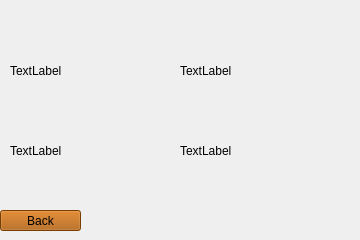
    <widget class="QWidget" name="page_7">
     <widget class="QLabel" name="curr_gbp">
      <property name="geometry">
       <rect>
        <x>10</x>
        <y>60</y>
        <width>171</width>
        <height>21</height>
       </rect>
      </property>
      <property name="styleSheet">
       <string notr="true">color: rgb(0, 0, 0);

font: 700 9pt &quot;Segoe UI&quot;;</string>
      </property>
      <property name="text">
       <string>TextLabel</string>
      </property>
     </widget>
     <widget class="QLabel" name="curr_sek">
      <property name="geometry">
       <rect>
        <x>10</x>
        <y>140</y>
        <width>171</width>
        <height>21</height>
       </rect>
      </property>
      <property name="styleSheet">
       <string notr="true">color: rgb(0, 0, 0);

font: 700 9pt &quot;Segoe UI&quot;;</string>
      </property>
      <property name="text">
       <string>TextLabel</string>
      </property>
     </widget>
     <widget class="QLabel" name="curr_nok">
      <property name="geometry">
       <rect>
        <x>180</x>
        <y>140</y>
        <width>171</width>
        <height>21</height>
       </rect>
      </property>
      <property name="styleSheet">
       <string notr="true">color: rgb(0, 0, 0);

font: 700 9pt &quot;Segoe UI&quot;;</string>
      </property>
      <property name="text">
       <string>TextLabel</string>
      </property>
     </widget>
     <widget class="QLabel" name="curr_usd">
      <property name="geometry">
       <rect>
        <x>180</x>
        <y>60</y>
        <width>171</width>
        <height>21</height>
       </rect>
      </property>
      <property name="styleSheet">
       <string notr="true">color: rgb(0, 0, 0);

font: 700 9pt &quot;Segoe UI&quot;;</string>
      </property>
      <property name="text">
       <string>TextLabel</string>
      </property>
     </widget>
     <widget class="QPushButton" name="curr_back">
      <property name="geometry">
       <rect>
        <x>0</x>
        <y>210</y>
        <width>81</width>
        <height>21</height>
       </rect>
      </property>
      <property name="styleSheet">
       <string notr="true">color: rgb(0, 0, 0);
background-color: rgb(170, 85, 0);
font: 700 9pt &quot;Segoe UI&quot;;</string>
      </property>
      <property name="text">
       <string>Back</string>
      </property>
     </widget>
    </widget>
